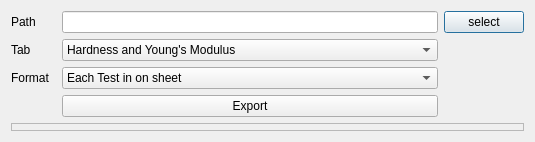
<?xml version="1.0" encoding="UTF-8"?>
<ui version="4.0">
 <class>DialogExport</class>
 <widget class="QDialog" name="DialogExport">
  <property name="geometry">
   <rect>
    <x>0</x>
    <y>0</y>
    <width>535</width>
    <height>142</height>
   </rect>
  </property>
  <property name="windowTitle">
   <string>Export </string>
  </property>
  <layout class="QGridLayout" name="gridLayout">
   <item row="4" column="2">
    <widget class="QComboBox" name="comboBox_Format">
     <item>
      <property name="text">
       <string>Each Test in on sheet</string>
      </property>
     </item>
    </widget>
   </item>
   <item row="2" column="2">
    <widget class="QLineEdit" name="lineEdit_ExportPath"/>
   </item>
   <item row="2" column="0">
    <widget class="QLabel" name="label">
     <property name="text">
      <string>Path</string>
     </property>
    </widget>
   </item>
   <item row="3" column="0">
    <widget class="QLabel" name="label_2">
     <property name="text">
      <string>Tab</string>
     </property>
    </widget>
   </item>
   <item row="3" column="2">
    <widget class="QComboBox" name="comboBox_Tab">
     <item>
      <property name="text">
       <string>Hardness and Young's Modulus</string>
      </property>
     </item>
     <item>
      <property name="text">
       <string>Pop-in </string>
      </property>
     </item>
    </widget>
   </item>
   <item row="2" column="3">
    <widget class="QPushButton" name="pushButton_selectPath">
     <property name="text">
      <string>select</string>
     </property>
    </widget>
   </item>
   <item row="4" column="0">
    <widget class="QLabel" name="label_3">
     <property name="text">
      <string>Format</string>
     </property>
    </widget>
   </item>
   <item row="6" column="0" colspan="4">
    <widget class="QFrame" name="frame">
     <property name="frameShape">
      <enum>QFrame::StyledPanel</enum>
     </property>
     <property name="frameShadow">
      <enum>QFrame::Raised</enum>
     </property>
    </widget>
   </item>
   <item row="5" column="2">
    <widget class="QPushButton" name="pushButton_OK">
     <property name="enabled">
      <bool>true</bool>
     </property>
     <property name="text">
      <string>Export</string>
     </property>
    </widget>
   </item>
  </layout>
 </widget>
 <resources/>
 <connections/>
</ui>
